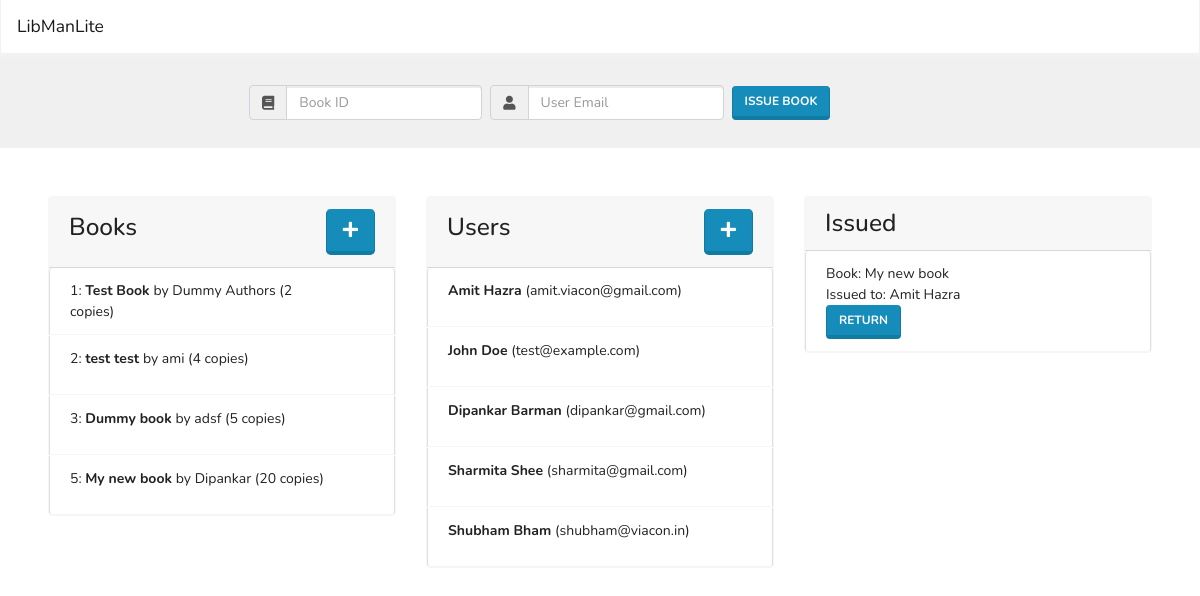
Before: /v1/index.php with the older database file.
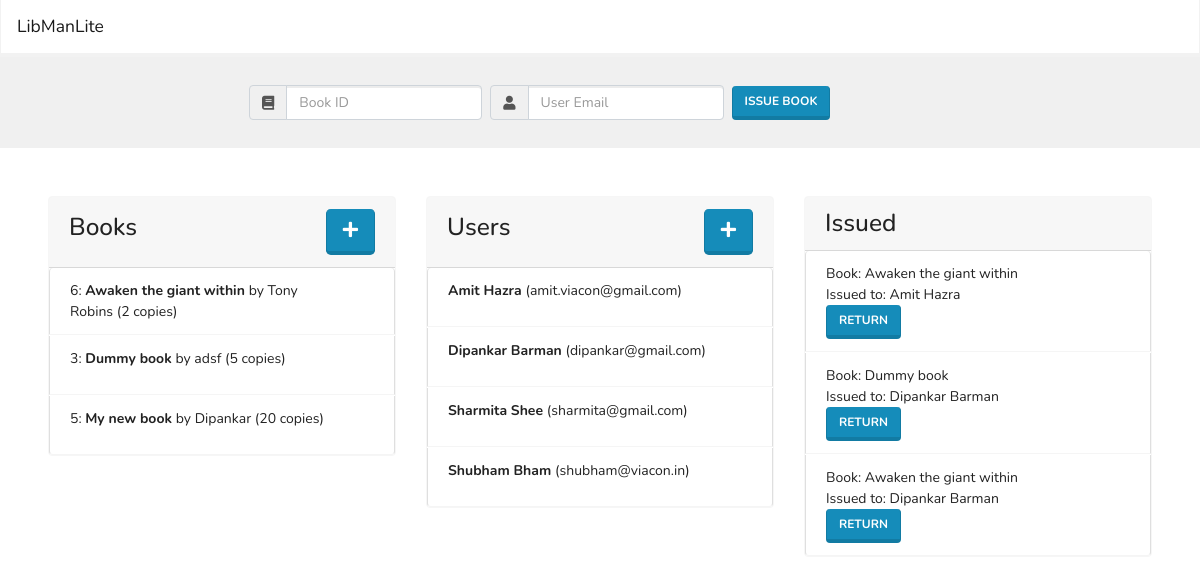
After: the same page with the newer database file.
### tables this page shows
CREATE TABLE IF NOT EXISTS `books` (
  `id` int(11) NOT NULL AUTO_INCREMENT,
  `name` varchar(200) NOT NULL,
  `authors` varchar(300) NOT NULL,
  `count` int(11) NOT NULL,
  PRIMARY KEY (`id`)
);

CREATE TABLE IF NOT EXISTS `users` (
  `email` varchar(100) NOT NULL,
  `name` varchar(200) NOT NULL,
  PRIMARY KEY (`email`)
);

CREATE TABLE IF NOT EXISTS `register` (
  `id` int(11) NOT NULL AUTO_INCREMENT,
  `book_id` int(11) NOT NULL,
  `user_email` varchar(100) NOT NULL,
  `issued_on` timestamp NOT NULL DEFAULT CURRENT_TIMESTAMP,
  PRIMARY KEY (`id`)
);

### v1/db.php (called while the page is built, shortened)
<?php
function getUsers()
{
    include("../connection.php");
    $sql = "SELECT * FROM users";
    $result = $conn->query($sql);
    return $result;
}
function getBooks()
{
    include("../connection.php");
    $sql = "SELECT * FROM books";
    $result = $conn->query($sql);
    return $result;
}
function getRegister() {
    include("../connection.php");
    $sql = "SELECT * FROM `register`
    INNER JOIN (SELECT email as user_email, name as username FROM `users`) u ON register.user_email = u.user_email
    INNER JOIN (SELECT id as book_id, name as book_name FROM `books`) b on register.book_id = b.book_id;";
    $result = $conn->query($sql);
    return $result;
}

### v1/index.php (the view, shortened to what this page needs)
<!DOCTYPE html>
<html lang="en">
<head>
  <link rel="stylesheet" href="https://cdnjs.cloudflare.com/ajax/libs/twitter-bootstrap/4.3.1/css/bootstrap.min.css" />
  <link rel="stylesheet" href="https://stackpath.bootstrapcdn.com/bootswatch/4.4.1/lumen/bootstrap.min.css" />
  <link rel="stylesheet" href="https://cdnjs.cloudflare.com/ajax/libs/font-awesome/5.11.2/css/all.min.css" />
  <link rel="stylesheet" href="../style.css" />
</head>
<?php
include_once("./db.php");
?>
<body>
  <header>
    <nav class="navbar navbar-expand-sm navbar-light bg-light">
      <a class="navbar-brand" href="#">LibManLite</a>
    </nav>
  </header>
  <main>
    <section class="issue bg-secondary p-4">
      <div class="container">
        <div class="col-md-8 m-auto">
          <form class="form-inline" action="<?php $_PHP_SELF ?>" method="POST">
            <div class="input-group m-1">
              <div class="input-group-prepend">
                <span class="input-group-text" id="basic-addon1"><i class="fa fa-book" aria-hidden="true"></i></span>
              </div>
              <input required type="number" class="form-control" name="book-id" placeholder="Book ID" aria-label="Book ID" />
            </div>
            <div class="input-group m-1">
              <div class="input-group-prepend">
                <span class="input-group-text" id="basic-addon1"><i class="fa fa-user" aria-hidden="true"></i></span>
              </div>
              <input required type="email" class="form-control" name="user-email" placeholder="User Email" aria-label="User Email" />
            </div>
            <button type="submit" class="btn btn-primary m-1">
              Issue Book
            </button>
          </form>
        </div>
      </div>
    </section>
    <section class="lists p-5">
      <div class="row">
        <div class="col-md-4 books-container">
          <div class="card border-light">
            <div class="card-header">
              <h3 class="title">Books</h3>
              <button type="button" class="btn btn-primary btn-lg" data-toggle="modal" data-target="#add-book-modal">
                <i class="fa fa-plus" aria-hidden="true"></i>
              </button>
            </div>
            <ul class="list-group">
              <?php
                                            $books = getBooks();
                                            if ($books->num_rows > 0) {
                                              while ($row = $books->fetch_assoc()) {
                                                echo '<li class="list-group-item">
                                                <span>
                                                <span class="id">' . $row["id"] . ': </span>
                                                <span class="name font-weight-bold"> ' . $row["name"] . ' </span>
                                                <span class="author">by ' . $row["authors"] . '</span>
                                                <span class="id">(' . $row["count"] . ' copies)</span></span>
                                                <form action="' . $_SERVER['PHP_SELF'] . '" method="POST">
                    <input required hidden type="number" value=' . $row["id"] . ' name="book-id">
                    <button type="submit" class="btn btn-danger"><i class="fa fa-trash" aria-hidden="true"></i></button>
                  </form>
                                                </li>';
                                              }
                                            } else {
                                              echo "0 results";
                                            }
              ?>
            </ul>
          </div>
        </div>
        <div class="col-md-4 user-container">
          <div class="card border-light">
            <div class="card-header">
              <h3 class="title">Users</h3>
              <button type="button" class="btn btn-primary btn-lg" data-toggle="modal" data-target="#add-user-modal">
                <i class="fa fa-plus" aria-hidden="true"></i>
              </button>
            </div>
            <ul class="list-group">
              <?php
                                            $users = getUsers();
                                            if ($users->num_rows > 0) {
                                              while ($row = $users->fetch_assoc()) {
                                                echo '<li class="list-group-item"><span><span class="name font-weight-bold"> ' . $row["name"] . ' </span><span class="id">(' . $row["email"] . ')</span></span>
                                                <form action="' . $_SERVER['PHP_SELF'] . '" method="POST">
                    <input required hidden type="email" value=' . $row["email"] . ' name="user-email">
                    <button type="submit" class="btn btn-danger"><i class="fa fa-trash" aria-hidden="true"></i></button>
                  </form>
                                                </li>';
                                              }
                                            } else {
                                              echo "0 results";
                                            }
              ?>
            </ul>
          </div>
        </div>
        <div class="col-md-4 issue-container">
          <div class="card border-light">
            <h3 class="title card-header">Issued</h3>
            <ul class="list-group">
              <?php
                                            $register = getRegister();
                                            if ($register->num_rows > 0) {
                                              while ($row = $register->fetch_assoc()) {
                                                echo '<li class="list-group-item">
                  <span class="book">
                    <span class="id">Book: ' . $row["book_name"] . '</span>
                    <span class="name"></span>
                  </span>
                  <span class="user">
                    <span class="id">Issued to: ' . $row["username"] . '</span>
                    <span class="name"></span>
                  </span>
                  <form action="' . $_SERVER['PHP_SELF'] . '" method="POST">
                    <input required hidden type="number" value=' . $row["id"] . ' name="issue-id">
                    <button type="submit" class="btn btn-primary">Return</button>
                  </form>
                  </li>';
                                              }
                                            } else {
                                              echo "0 results";
                                            }
              ?>
            </ul>
          </div>
        </div>
      </div>
    </section>
  </main>
</body>
</html>

### style.css (style rules this page uses)
body { font-family: 'Nunito', 'Segoe UI', sans-serif; }
.card-header { display: flex; justify-content: space-between; align-items: center; }
.issue-container .list-group-item { display: flex; flex-direction: column; }
.list-group-item { margin-bottom: 1px; border-bottom: 1px solid whitesmoke; display: flex; justify-content: space-between; }
.list-group-item form { display: inline; opacity: 0; transition: 0.3s; }
.issue-container .list-group-item form { opacity: 1; }

Changed rows visible on the page:
removed books: id "1", name "Test Book", authors "Dummy Authors", count "2"
removed books: id "2", name "test test", authors "ami", count "4"
removed users: name "John Doe", email "test@example.com"
removed register: book_name "My new book", username "Amit Hazra"
added books: id "6", name "Awaken the giant within", authors "Tony Robins", count "2"
added register: book_name "Awaken the giant within", username "Amit Hazra"
added register: book_name "Dummy book", username "Dipankar Barman"
added register: book_name "Awaken the giant within", username "Dipankar Barman"
